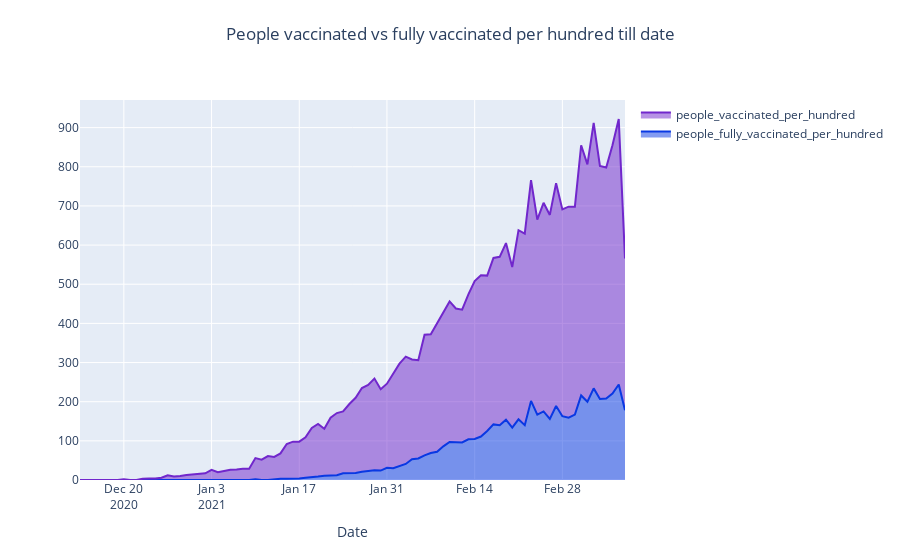

Source (notebook cell):
### Code cell
plot_till_date('people_fully_vaccinated_per_hundred','people_vaccinated_per_hundred',
               'People vaccinated vs fully vaccinated per hundred till date','#0938e3','#7127cc')
